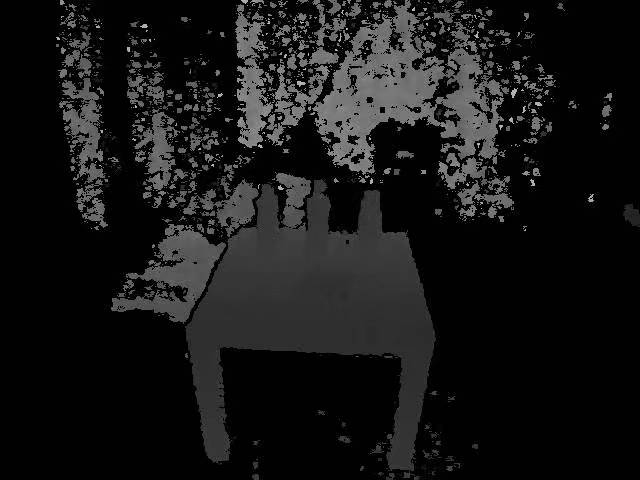
#> input picture robocup_IP/image/t6.jpg, 640 x 480 px
$ python main.py
#> lines starting #> are read from the running program, lines starting #| are printed output that depends on the picture; after the words box and inside, x2 and y2 are one past the last pixel; in counts of white or black regions, pixels touching at a corner belong together
#> further down, img is the input picture: shape (480, 640, 3); min 0, max 228, mean 23
import cv2 as cv
import matplotlib.pyplot as plt
import numpy as np

'''设置中文的函数'''
def set_Chinese():
    import matplotlib
    matplotlib.rcParams['font.sans-serif'] = ['SimHei']
    matplotlib.rcParams['axes.unicode_minus'] = False


'''对图像进行形态学处理：腐蚀，矩形膨胀，十字膨胀，矩形膨胀'''
def morphology(original_img):
    img_Erode = cv.erode(original_img, np.ones((40, 40), np.uint8))
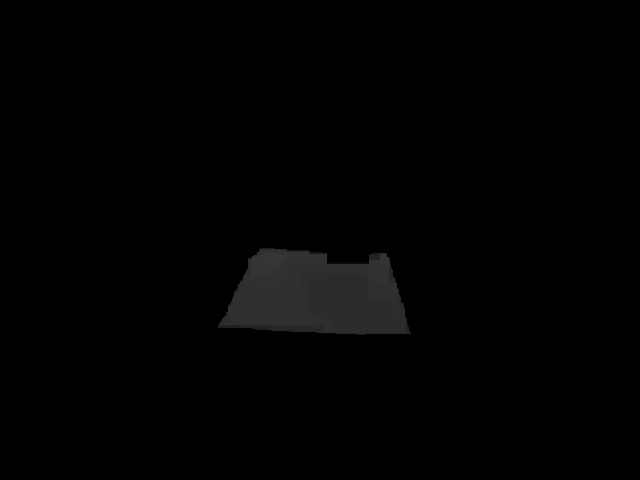
#> img_Erode: shape (480, 640, 3); min 0, max 53, mean 2.2
    img_Dilate = cv.dilate(img_Erode, np.ones((20, 20), np.uint8))
    img_Dilate = cv.dilate(img_Dilate, cv.getStructuringElement(cv.MORPH_CROSS, (10, 10)), iterations=2)
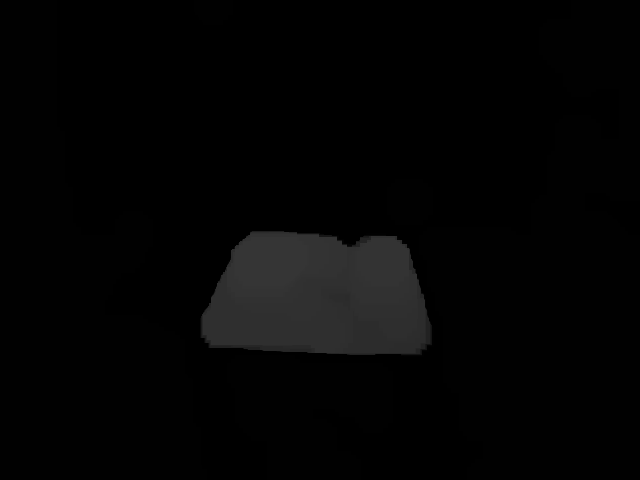
#> img_Dilate: shape (480, 640, 3); min 0, max 53, mean 4.2
    img_Dilate = cv.dilate(img_Dilate, np.ones((20, 20), np.uint8))
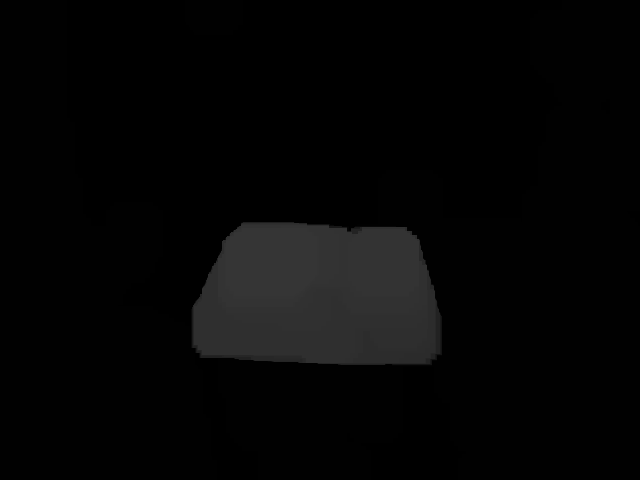
#> img_Dilate: shape (480, 640, 3); min 0, max 53, mean 5.4

    return img_Dilate


if __name__ == '__main__':
    set_Chinese()

    path = '../image/t6.jpg'
    img = plt.imread(path)

    imgRN = morphology(img)

    imgRN = cv.cvtColor(imgRN, cv.COLOR_BGR2GRAY)
    ret, imgRN = cv.threshold(imgRN, 20, 255, cv.THRESH_BINARY)
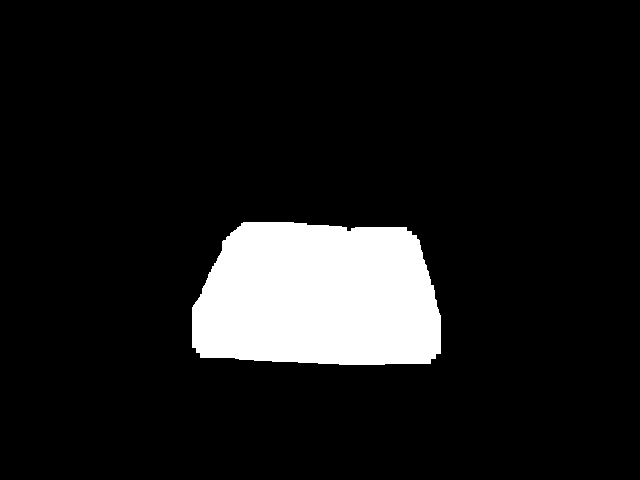
#> imgRN: shape (480, 640); 10.1% white; 1 white region

    # 提取轮廓并绘制轮廓
    contours, hierarchy = cv.findContours(imgRN, cv.RETR_TREE, cv.CHAIN_APPROX_NONE)
#> contours = 1 contour; box (x1, y1, x2, y2) and area: (192, 222, 441, 365) 30661
    cnt = contours[0]
#> cnt = contour of 708 points, box (x1, y1, x2, y2) (192, 222, 441, 365), area 30661
    draw_img = img.copy()
    res1 = cv.drawContours(draw_img, [cnt], -1, (0, 0, 255), 2)

    # 近似轮廓
    epsilon = 0.02 * cv.arcLength(cnt, True)  # 设置阈值，阈值越小，轮廓越近似
#> epsilon = 14.82
    approx = cv.approxPolyDP(cnt, epsilon, True)
#> approx = [[192, 307], [200, 357], [440, 353], [406, 227], [243, 222]]
    draw_img = img.copy()
    res2 = cv.drawContours(draw_img, [approx], -1, (0, 0, 255), 2)
    print(approx)
#| [[[192 307]]
#|  [[200 357]]
#|  [[440 353]]
#|  [[406 227]]
#|  [[243 222]]]
    fig = plt.figure()

    ax1 = fig.add_subplot(2, 2, 1)
    ax1.set_title("原图")

    plt.xticks([]), plt.yticks([])
    ax1.imshow(img[..., ::-1])

    ax1 = fig.add_subplot(2, 2, 2)
    ax1.set_title("腐蚀")
    plt.xticks([]), plt.yticks([])
    ax1.imshow(imgRN, cmap='gray')

    ax1 = fig.add_subplot(2, 2, 3)
    ax1.set_title("轮廓检测")
    plt.xticks([]), plt.yticks([])
    ax1.imshow(res1)

    ax1 = fig.add_subplot(2, 2, 4)
    ax1.set_title("轮廓几何化")
    plt.xticks([]), plt.yticks([])
    ax1.imshow(res2)

    plt.show()

$ run again, with robocup_IP/image/t1.jpg copied over robocup_IP/image/t6.jpg
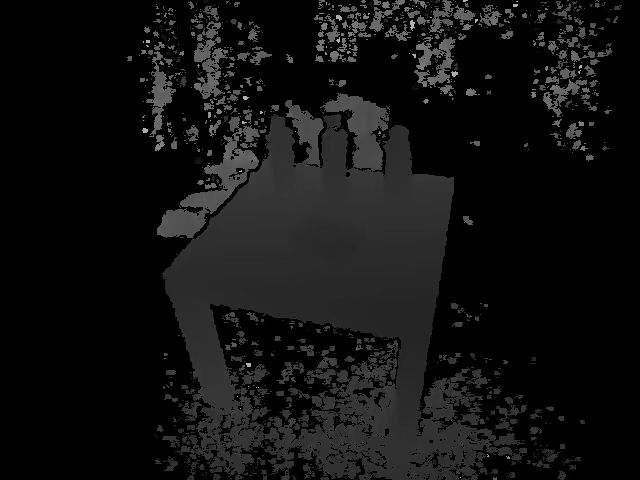
#> input picture robocup_IP/image/t1.jpg, 640 x 480 px
#> img is the input picture: shape (480, 640, 3); min 0, max 193, mean 17.2
#> in morphology, `img_Dilate = cv.dilate(img_Dilate, np.ones((20, 20), np.uint8))`:
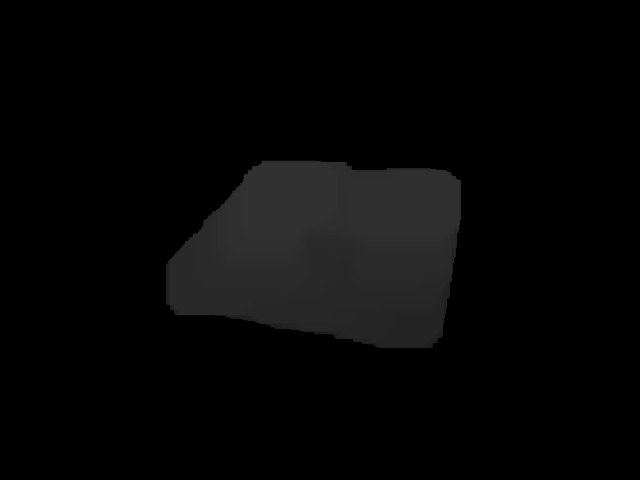
#> img_Dilate: shape (480, 640, 3); min 0, max 49, mean 6.1
#> `ret, imgRN = cv.threshold(imgRN, 20, 255, cv.THRESH_BINARY)`:
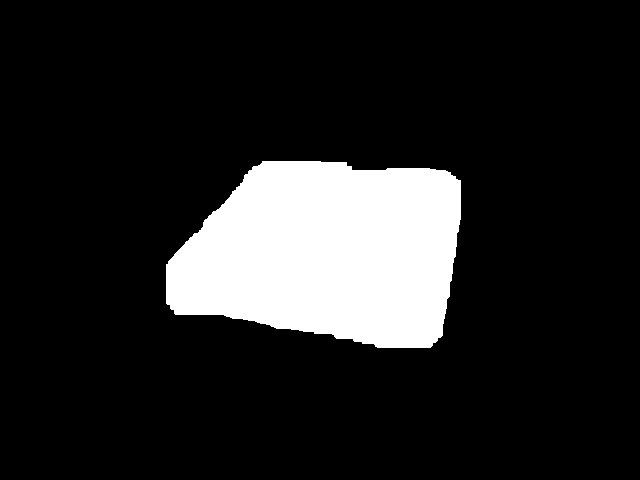
#> imgRN: shape (480, 640); 14.1% white; 1 white region
#> contours = 1 contour; box (x1, y1, x2, y2) and area: (166, 161, 461, 348) 42820
#> cnt = contour of 823 points, box (x1, y1, x2, y2) (166, 161, 461, 348), area 42820
#> epsilon = 17.63
#> approx = [[166, 264], [175, 314], [430, 347], [460, 180], [262, 161]]
#| [[[166 264]]
#|  [[175 314]]
#|  [[430 347]]
#|  [[460 180]]
#|  [[262 161]]]

$ run again, with robocup_IP/image/t2.jpg copied over robocup_IP/image/t6.jpg
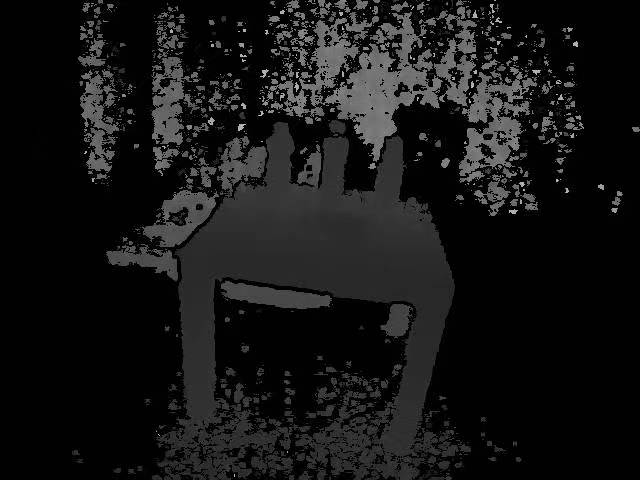
#> input picture robocup_IP/image/t2.jpg, 640 x 480 px
#> img is the input picture: shape (480, 640, 3); min 0, max 220, mean 22
#> in morphology, `img_Dilate = cv.dilate(img_Dilate, np.ones((20, 20), np.uint8))`:
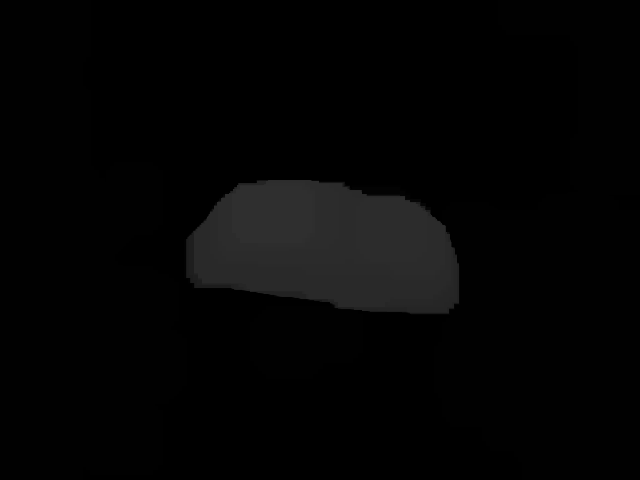
#> img_Dilate: shape (480, 640, 3); min 0, max 47, mean 4.4
#> `ret, imgRN = cv.threshold(imgRN, 20, 255, cv.THRESH_BINARY)`:
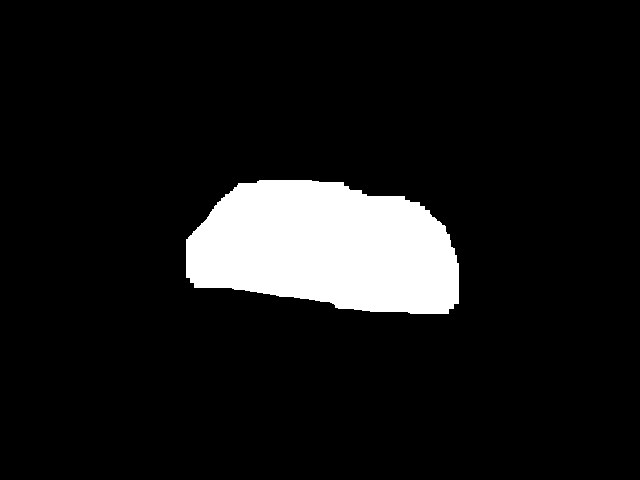
#> imgRN: shape (480, 640); 9.3% white; 1 white region
#> contours = 1 contour; box (x1, y1, x2, y2) and area: (186, 180, 459, 314) 28152
#> cnt = contour of 718 points, box (x1, y1, x2, y2) (186, 180, 459, 314), area 28152
#> epsilon = 15.12
#> approx = [[186, 239], [194, 287], [458, 303], [445, 226], [404, 196], [238, 183]]
#| [[[186 239]]
#|  [[194 287]]
#|  [[458 303]]
#|  [[445 226]]
#|  [[404 196]]
#|  [[238 183]]]

$ run again, with robocup_IP/image/t3.jpg copied over robocup_IP/image/t6.jpg
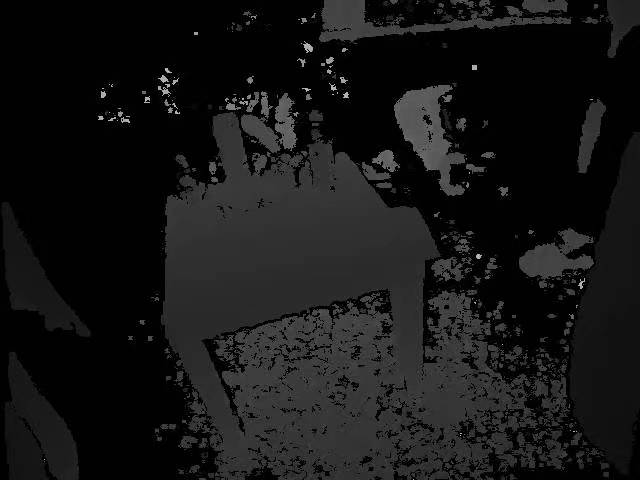
#> input picture robocup_IP/image/t3.jpg, 640 x 480 px
#> img is the input picture: shape (480, 640, 3); min 0, max 212, mean 22
#> in morphology, `img_Dilate = cv.dilate(img_Dilate, np.ones((20, 20), np.uint8))`:
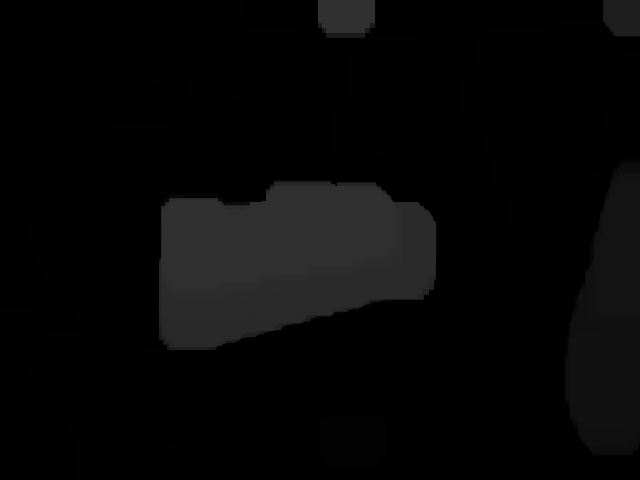
#> img_Dilate: shape (480, 640, 3); min 0, max 48, mean 7
#> `ret, imgRN = cv.threshold(imgRN, 20, 255, cv.THRESH_BINARY)`:
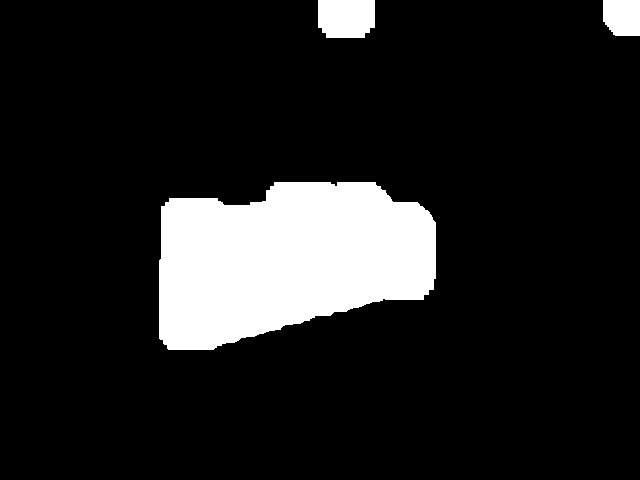
#> imgRN: shape (480, 640); 12.7% white; 3 white regions
#> contours = 3 contours; box (x1, y1, x2, y2) and area: (159, 182, 436, 350) 35422, (318, 0, 375, 38) 1939, (603, 0, 640, 36) 1173
#> cnt = contour of 815 points, box (x1, y1, x2, y2) (159, 182, 436, 350), area 35422
#> epsilon = 17.09
#> approx = [[435, 222], [375, 182], [169, 198], [159, 338], [213, 349], [423, 299]]
#| [[[435 222]]
#|  [[375 182]]
#|  [[169 198]]
#|  [[159 338]]
#|  [[213 349]]
#|  [[423 299]]]
